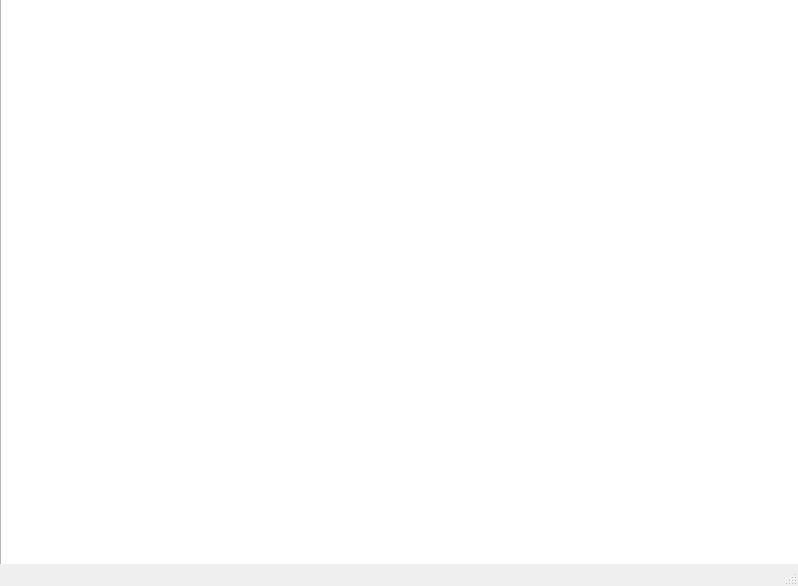
<?xml version="1.0" encoding="UTF-8"?>
<ui version="4.0">
 <class>MainWindow</class>
 <widget class="QMainWindow" name="MainWindow">
  <property name="geometry">
   <rect>
    <x>0</x>
    <y>0</y>
    <width>798</width>
    <height>586</height>
   </rect>
  </property>
  <property name="windowTitle">
   <string>MainWindow</string>
  </property>
  <widget class="QWidget" name="centralwidget">
   <widget class="QWidget" name="verticalLayoutWidget">
    <property name="geometry">
     <rect>
      <x>0</x>
      <y>-20</y>
      <width>801</width>
      <height>591</height>
     </rect>
    </property>
    <layout class="QVBoxLayout" name="verticalLayout">
     <item>
      <widget class="QGraphicsView" name="graphicsView">
       <property name="sizePolicy">
        <sizepolicy hsizetype="Expanding" vsizetype="Expanding">
         <horstretch>0</horstretch>
         <verstretch>0</verstretch>
        </sizepolicy>
       </property>
       <property name="cursor" stdset="0">
        <cursorShape>ArrowCursor</cursorShape>
       </property>
       <property name="focusPolicy">
        <enum>Qt::StrongFocus</enum>
       </property>
       <property name="autoFillBackground">
        <bool>false</bool>
       </property>
       <property name="verticalScrollBarPolicy">
        <enum>Qt::ScrollBarAlwaysOff</enum>
       </property>
       <property name="horizontalScrollBarPolicy">
        <enum>Qt::ScrollBarAlwaysOff</enum>
       </property>
       <property name="sizeAdjustPolicy">
        <enum>QAbstractScrollArea::AdjustIgnored</enum>
       </property>
      </widget>
     </item>
    </layout>
   </widget>
  </widget>
  <widget class="QMenuBar" name="menubar">
   <property name="geometry">
    <rect>
     <x>0</x>
     <y>0</y>
     <width>798</width>
     <height>21</height>
    </rect>
   </property>
  </widget>
  <widget class="QStatusBar" name="statusbar"/>
 </widget>
 <resources/>
 <connections/>
</ui>
